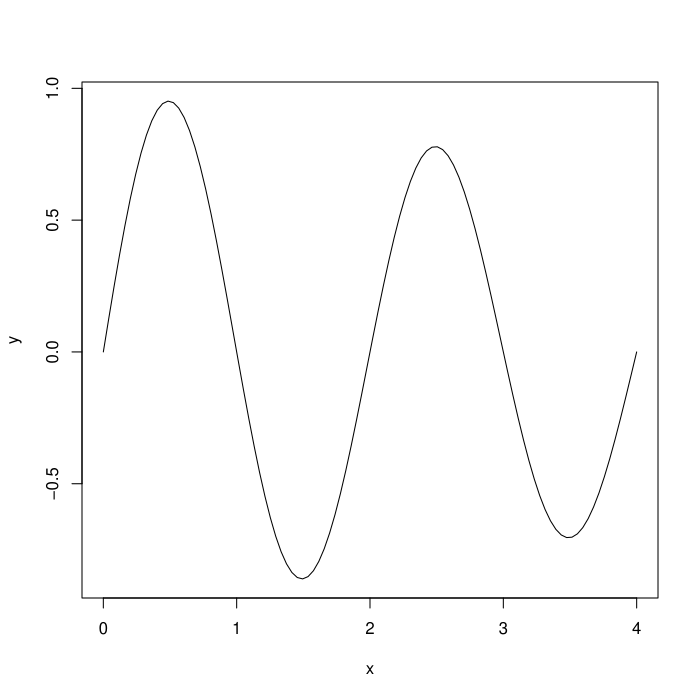

The R source for this figure:
func = function(x){exp(-0.1*x)*sin(pi * x)}

x = seq(0, 4, length=100)

y = sapply(x, FUN=func)

plot(x, y, type='l')
